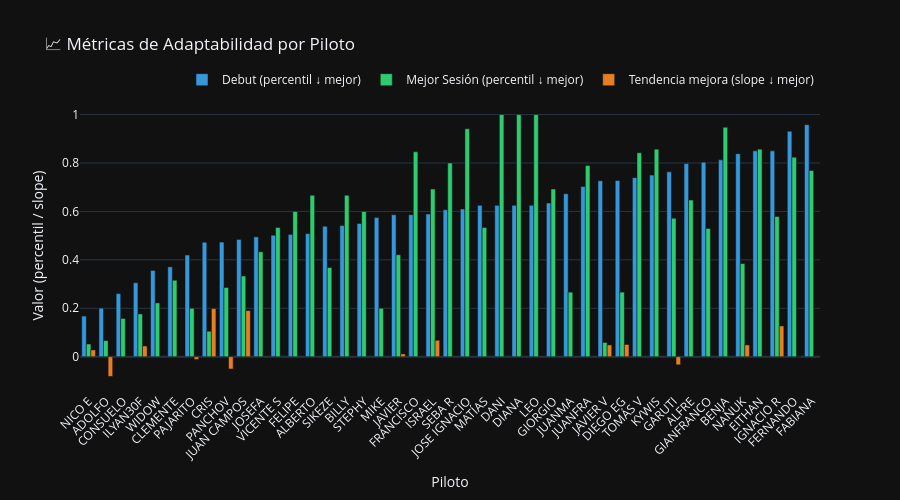

The cell this chart's notebook holds for it:
### Code cell
# ── Visualización de Métricas de Adaptabilidad ──────────────────────────────
adapt_cols = ['debut_pct_rank', 'best_session_pct', 'improvement_slope']
adapt_df = metrics[['Pilotos'] + [c for c in adapt_cols if c in metrics.columns]].copy()

# Ordenar por debut_pct_rank (menor = mejor debut)
if 'debut_pct_rank' in adapt_df.columns:
    adapt_df = adapt_df.sort_values('debut_pct_rank')

fig_adapt = go.Figure()

if 'debut_pct_rank' in adapt_df.columns:
    fig_adapt.add_trace(go.Bar(
        name='Debut (percentil ↓ mejor)',
        x=adapt_df['Pilotos'],
        y=adapt_df['debut_pct_rank'],
        marker_color='#3498db',
        hovertemplate='%{x}<br>Debut pct: %{y:.2f}<extra></extra>'
    ))

if 'best_session_pct' in adapt_df.columns:
    fig_adapt.add_trace(go.Bar(
        name='Mejor Sesión (percentil ↓ mejor)',
        x=adapt_df['Pilotos'],
        y=adapt_df['best_session_pct'],
        marker_color='#2ecc71',
        hovertemplate='%{x}<br>Best session pct: %{y:.2f}<extra></extra>'
    ))

if 'improvement_slope' in adapt_df.columns:
    # Normalizar slope para mostrar en misma escala visual (escalado ×10 aprox)
    fig_adapt.add_trace(go.Bar(
        name='Tendencia mejora (slope ↓ mejor)',
        x=adapt_df['Pilotos'],
        y=adapt_df['improvement_slope'],
        marker_color='#e67e22',
        hovertemplate='%{x}<br>Slope: %{y:.4f}<extra></extra>'
    ))

fig_adapt.update_layout(
    barmode='group',
    title='📈 Métricas de Adaptabilidad por Piloto',
    xaxis_title='Piloto',
    yaxis_title='Valor (percentil / slope)',
    xaxis_tickangle=-45,
    height=500,
    legend=dict(orientation='h', yanchor='bottom', y=1.02, xanchor='right', x=1)
)
fig_adapt.show()

### Figure 1 — Plotly figure (JSON) as saved in the notebook; plotly's stock layout.template omitted (floating-point values rounded to 4 significant figures)
{"data": [{"hovertemplate": "%{x}<br>Debut pct: %{y:.2f}<extra></extra>", "marker": {"color": "#3498db"}, "name": "Debut (percentil ↓ mejor)", "type": "bar", "x": ["NICO E", "ADOLFO", "CONSUELO", "ILYAN30F", "WIDOW", "CLEMENTE", "PAJARITO", "CRIS", "PANCHOV", "JUAN CAMPOS", "JOSEFA", "VICENTE S", "FELIPE", "ALBERTO", "SIKEZE", "BILLY", "STEPHY", "MIKE", "JAVIER", "FRANCISCO", "ISRAEL", "SEBA R", "JOSE IGNACIO", "MATÍAS", "DANI", "DIANA", "LEO", "GIORGIO", "JUANMA", "JUANFRA", "JAVIER V", "DIEGO EG", "TOMÁS V", "KYWIS", "GARUTI", "ALFRE", "GIANFRANCO", "BENJA", "NANUK", "EITHAN", "IGNACIO R", "FERNANDO", "FABIANA"], "y": [0.1678, 0.2006, 0.2605, 0.3056, 0.3563, 0.3711, 0.42, 0.4727, 0.4733, 0.4843, 0.495, 0.5017, 0.505, 0.5083, 0.5389, 0.5417, 0.55, 0.575, 0.5861, 0.5865, 0.5893, 0.6067, 0.6103, 0.625, 0.625, 0.625, 0.625, 0.6346, 0.6732, 0.7026, 0.7267, 0.7274, 0.7395, 0.75, 0.7635, 0.7974, 0.8035, 0.8132, 0.8384, 0.85, 0.85, 0.9309, 0.9583]}, {"hovertemplate": "%{x}<br>Best session pct: %{y:.2f}<extra></extra>", "marker": {"color": "#2ecc71"}, "name": "Mejor Sesión (percentil ↓ mejor)", "type": "bar", "x": ["NICO E", "ADOLFO", "CONSUELO", "ILYAN30F", "WIDOW", "CLEMENTE", "PAJARITO", "CRIS", "PANCHOV", "JUAN CAMPOS", "JOSEFA", "VICENTE S", "FELIPE", "ALBERTO", "SIKEZE", "BILLY", "STEPHY", "MIKE", "JAVIER", "FRANCISCO", "ISRAEL", "SEBA R", "JOSE IGNACIO", "MATÍAS", "DANI", "DIANA", "LEO", "GIORGIO", "JUANMA", "JUANFRA", "JAVIER V", "DIEGO EG", "TOMÁS V", "KYWIS", "GARUTI", "ALFRE", "GIANFRANCO", "BENJA", "NANUK", "EITHAN", "IGNACIO R", "FERNANDO", "FABIANA"], "y": [0.05263, 0.06667, 0.1579, 0.1765, 0.2222, 0.3158, 0.2, 0.1053, 0.2857, 0.3333, 0.4333, 0.5333, 0.6, 0.6667, 0.3684, 0.6667, 0.6, 0.2, 0.4211, 0.8462, 0.6923, 0.8, 0.9412, 0.5333, 1.0, 1.0, 1.0, 0.6923, 0.2667, 0.7895, 0.05882, 0.2667, 0.8421, 0.8571, 0.5714, 0.6471, 0.5294, 0.9474, 0.3846, 0.8571, 0.5789, 0.8235, 0.7692]}, {"hovertemplate": "%{x}<br>Slope: %{y:.4f}<extra></extra>", "marker": {"color": "#e67e22"}, "name": "Tendencia mejora (slope ↓ mejor)", "type": "bar", "x": ["NICO E", "ADOLFO", "CONSUELO", "ILYAN30F", "WIDOW", "CLEMENTE", "PAJARITO", "CRIS", "PANCHOV", "JUAN CAMPOS", "JOSEFA", "VICENTE S", "FELIPE", "ALBERTO", "SIKEZE", "BILLY", "STEPHY", "MIKE", "JAVIER", "FRANCISCO", "ISRAEL", "SEBA R", "JOSE IGNACIO", "MATÍAS", "DANI", "DIANA", "LEO", "GIORGIO", "JUANMA", "JUANFRA", "JAVIER V", "DIEGO EG", "TOMÁS V", "KYWIS", "GARUTI", "ALFRE", "GIANFRANCO", "BENJA", "NANUK", "EITHAN", "IGNACIO R", "FERNANDO", "FABIANA"], "y": [0.02803, -0.08149, NaN, 0.04434, NaN, NaN, -0.01121, 0.1988, -0.05068, 0.1905, NaN, NaN, NaN, NaN, NaN, NaN, NaN, NaN, 0.0117, NaN, 0.06791, NaN, NaN, NaN, NaN, NaN, NaN, NaN, NaN, NaN, 0.04879, 0.05044, NaN, NaN, -0.03341, NaN, NaN, NaN, 0.04867, NaN, 0.1272, -4.965e-17, NaN]}], "layout": {"barmode": "group", "height": 500, "legend": {"orientation": "h", "x": 1, "xanchor": "right", "y": 1.02, "yanchor": "bottom"}, "title": {"text": "📈 Métricas de Adaptabilidad por Piloto"}, "xaxis": {"tickangle": -45, "title": {"text": "Piloto"}}, "yaxis": {"title": {"text": "Valor (percentil / slope)"}}}}
